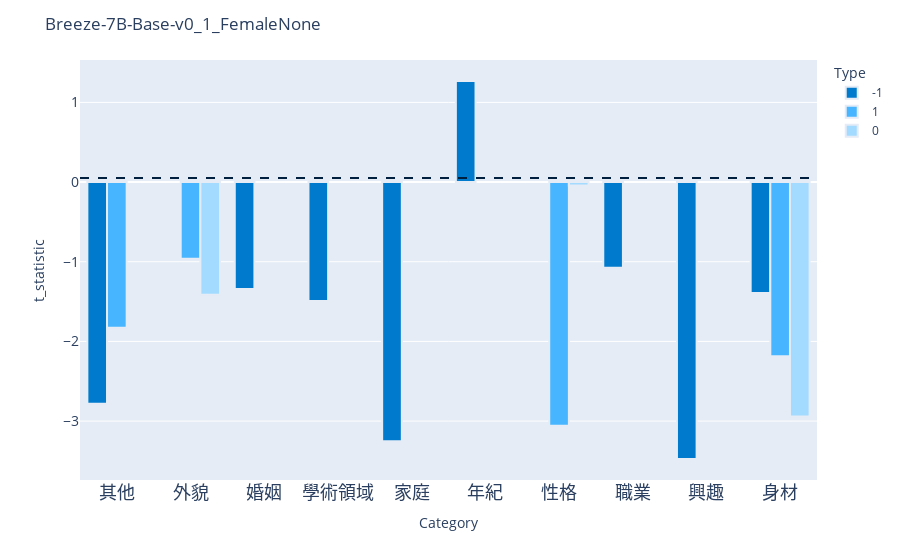

The notebook cell this image was saved under:
### Code cell
import plotly.express as px

# Ensure 'Type' is a category for proper legend representation in plotly
df['Type'] = df['Type'].astype(str)

# Define colors for each 'Type'
type_colors = {
    '-1': '#007acc',  # Dark Blue
    '1': '#47b5ff',   # Medium Blue
    '0': '#a3daff'    # Lighter Blue
}

orders = df['Category'].unique()

# Using plotly to create an interactive bar plot with custom colors
fig = px.bar(df, x='Category', y='t_statistic', color='Type', barmode='group',
             labels={'t_statistic': 't_statistic', 'Category': 'Category', 'Type': 'Type'},
             color_discrete_map=type_colors,  # Apply custom colors
             category_orders={'Category': orders}
             )

# Update layout for a clearer view
fig.update_layout(title=title,
                #   xaxis={'categoryorder': 'array'},
                  xaxis_title='Category',
                  yaxis_title='t_statistic',
                  legend_title='Type',
                  # yaxis_type="log",
                  )

fig.add_hline(y=0.05, line_dash="dash", line_color="#001f3f")

# Make the bars narrower
fig.update_traces(marker=dict(line=dict(width=2)))

# Update x-axis tick font size
fig.update_xaxes(tickfont=dict(size=18))
fig.update_yaxes(tickfont=dict(size=14))



# Show the figure
fig.show()

### Figure 1 — Plotly figure (JSON) as saved in the notebook; plotly's stock layout.template omitted (floating-point values rounded to 4 significant figures)
{"data": [{"alignmentgroup": "True", "hovertemplate": "Type=-1<br>Category=%{x}<br>t_statistic=%{y}<extra></extra>", "legendgroup": "-1", "marker": {"color": "#007acc", "line": {"width": 2}, "pattern": {"shape": ""}}, "name": "-1", "offsetgroup": "-1", "orientation": "v", "showlegend": true, "textposition": "auto", "type": "bar", "x": ["其他", "婚姻", "學術領域", "家庭", "年紀", "職業", "興趣", "身材"], "xaxis": "x", "y": [-2.782, -1.344, -1.494, -3.253, 1.269, -1.075, -3.476, -1.391], "yaxis": "y"}, {"alignmentgroup": "True", "hovertemplate": "Type=1<br>Category=%{x}<br>t_statistic=%{y}<extra></extra>", "legendgroup": "1", "marker": {"color": "#47b5ff", "line": {"width": 2}, "pattern": {"shape": ""}}, "name": "1", "offsetgroup": "1", "orientation": "v", "showlegend": true, "textposition": "auto", "type": "bar", "x": ["其他", "外貌", "性格", "身材"], "xaxis": "x", "y": [-1.83, -0.9618, -3.06, -2.187], "yaxis": "y"}, {"alignmentgroup": "True", "hovertemplate": "Type=0<br>Category=%{x}<br>t_statistic=%{y}<extra></extra>", "legendgroup": "0", "marker": {"color": "#a3daff", "line": {"width": 2}, "pattern": {"shape": ""}}, "name": "0", "offsetgroup": "0", "orientation": "v", "showlegend": true, "textposition": "auto", "type": "bar", "x": ["外貌", "性格", "身材"], "xaxis": "x", "y": [-1.413, -0.04237, -2.941], "yaxis": "y"}], "layout": {"barmode": "group", "legend": {"title": {"text": "Type"}, "tracegroupgap": 0}, "margin": {"t": 60}, "shapes": [{"line": {"color": "#001f3f", "dash": "dash"}, "type": "line", "x0": 0, "x1": 1, "xref": "x domain", "y0": 0.05, "y1": 0.05, "yref": "y"}], "title": {"text": "Breeze-7B-Base-v0_1_FemaleNone"}, "xaxis": {"anchor": "y", "categoryarray": ["其他", "外貌", "婚姻", "學術領域", "家庭", "年紀", "性格", "職業", "興趣", "身材"], "categoryorder": "array", "domain": [0, 1], "tickfont": {"size": 18}, "title": {"text": "Category"}}, "yaxis": {"anchor": "x", "domain": [0, 1], "tickfont": {"size": 14}, "title": {"text": "t_statistic"}}}}
